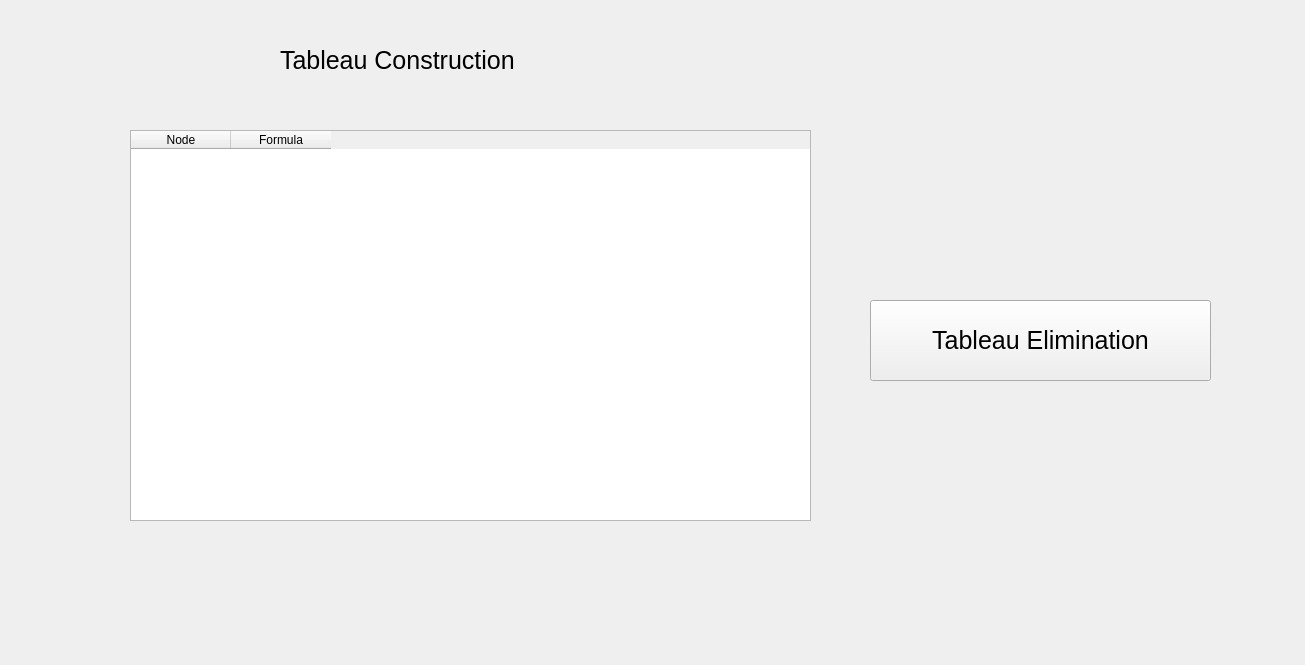
<?xml version="1.0" encoding="UTF-8"?>
<ui version="4.0">
 <class>tableaucon</class>
 <widget class="QWidget" name="tableaucon">
  <property name="geometry">
   <rect>
    <x>0</x>
    <y>0</y>
    <width>1305</width>
    <height>665</height>
   </rect>
  </property>
  <property name="windowTitle">
   <string>Tableau Construction</string>
  </property>
  <widget class="QLabel" name="label">
   <property name="geometry">
    <rect>
     <x>280</x>
     <y>30</y>
     <width>411</width>
     <height>61</height>
    </rect>
   </property>
   <property name="font">
    <font>
     <pointsize>19</pointsize>
    </font>
   </property>
   <property name="text">
    <string>Tableau Construction</string>
   </property>
  </widget>
  <widget class="QTableWidget" name="tableWidget">
   <property name="geometry">
    <rect>
     <x>130</x>
     <y>130</y>
     <width>681</width>
     <height>391</height>
    </rect>
   </property>
   <column>
    <property name="text">
     <string>Node</string>
    </property>
   </column>
   <column>
    <property name="text">
     <string>Formula</string>
    </property>
   </column>
  </widget>
  <widget class="QPushButton" name="pushButton">
   <property name="geometry">
    <rect>
     <x>870</x>
     <y>300</y>
     <width>341</width>
     <height>81</height>
    </rect>
   </property>
   <property name="font">
    <font>
     <pointsize>19</pointsize>
    </font>
   </property>
   <property name="text">
    <string>Tableau Elimination</string>
   </property>
  </widget>
 </widget>
 <resources/>
 <connections/>
</ui>
